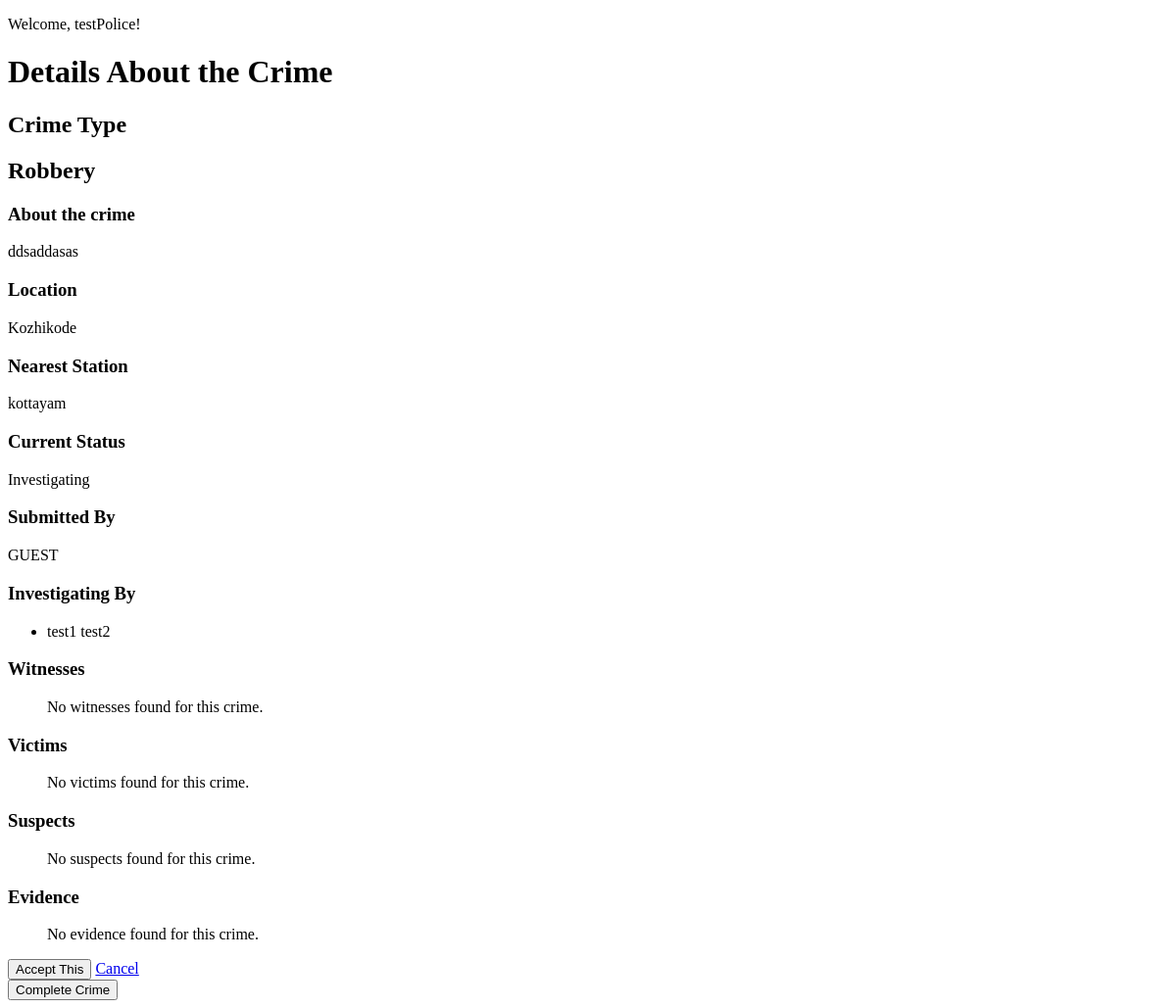
/police/crimeDetail/5 (signed in), run on an earlier commit of the app's database.
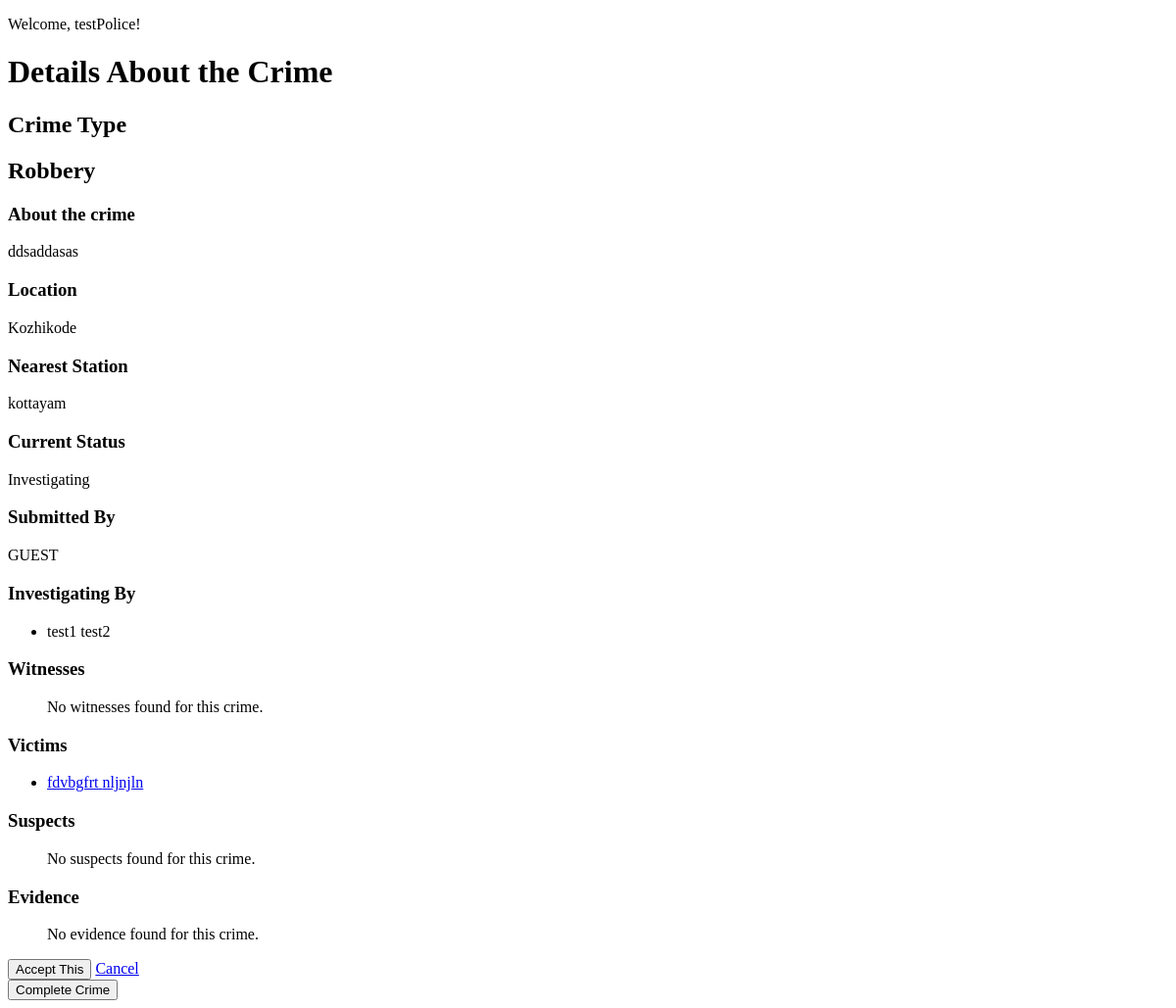
And on a later commit of the database.
### police/models.py (models this page shows, shortened)
class PoliceModel(models.Model):
    user = models.OneToOneField(CustomUser, on_delete=models.CASCADE)
    rank = models.CharField(max_length=20)
    department = models.CharField(max_length=50)
    first_name = models.CharField(max_length=50)
    last_name = models.CharField(max_length=50)
    phone_number = models.CharField(max_length=15)
    station = models.ForeignKey(Station, on_delete=models.CASCADE)
    current_crime = models.ForeignKey(Crime, on_delete=models.CASCADE, null=True)
    add_by = models.ForeignKey(AdminModel, on_delete=models.CASCADE)

class Victim(models.Model):
    genderChoice = [("M", "Male"), ("F", "Female")]
    first_name = models.CharField(max_length=50)
    last_name = models.CharField(max_length=50)
    street = models.CharField(max_length=50)
    city = models.CharField(max_length=50)
    state = models.CharField(max_length=50)
    phone_number = models.CharField(max_length=15)
    gender = models.CharField(max_length=10, choices=genderChoice)
    date_of_birth = models.DateField()
    crime = models.ForeignKey(Crime, on_delete=models.CASCADE)
    added_by = models.ForeignKey(PoliceModel, on_delete=models.CASCADE, null=True)

### police/views.py (the view)
# urls.py: path("crimeDetail/<int:pk>", views.view_crime_details, name="crime"),
@login_required(login_url="policeLogin")
@user_passes_test(is_police, login_url="policeLogin")
def view_crime_details(
    request, pk
):  # later check if the current police has already selected one crime
    crime = Crime.objects.get(pk=pk)
    if request.method == "POST":
        police = PoliceModel.objects.get(user=request.user)
        if police.current_crime is not None:
            return render(
                request,
                "police_template/confirmCurrentCrimeChange.html",
                {"crime": crime},
            )
        police.current_crime = crime
        police.save()
        crime.status = "Investigating"
        crime.save()
        messages.success(request, f"The crime {crime} has been selected ")
        return redirect("policeHome")
    else:
        police = PoliceModel.objects.filter(current_crime=crime)
        witnesses = Witness.objects.filter(crime=crime)
        victims = Victim.objects.filter(crime=crime)
        suspects = Suspect.objects.filter(crime=crime)
        evidences = Evidence.objects.filter(crime=crime)
        return render(
            request,
            "police_template/crimeDetails.html",
            {
                "crime": crime,
                "police": police,
                "witnesses": witnesses,
                "victims": victims,
                "suspects": suspects,
                "evidences": evidences,
            },
        )

### civilian/models.py (called while the page is built)
    def __str__(self):
        return self.name

### police/models.py (called while the page is built)
    def __str__(self):
        return self.location

### police/views.py (called while the page is built)
def is_police(user):
    return user.user_type == "Police"

### templates/police_template/crimeDetails.html (shortened to what this page needs)
<!DOCTYPE html>
<html lang="en">
<head>
</head>
<body>
    <p>Welcome, {{request.user.username}}!</p>
    <h1>Details About the Crime</h2>
    <h2>Crime Type</h2>
    <h2>{{crime.crime_type}}</h2>
    <h3>About the crime</h3>
    <p>{{crime.description}}</p>
    <h3>Location</h3>
    <p>{{crime.location}}</p>
    <h3>Nearest Station</h3>
    <p>{{crime.station}}</p>
    <h3>Current Status</h3>
    <p>{{crime.status}}</p>
    <h3>Submitted By</h3>
    <p>{{crime.submitted_by}}</p>
    <h3>Investigating By</h3>
    <ul>
        {% if police %}
            {% for officer in police %}
                <li>{{officer.first_name}} {{officer.last_name}}</li>
            {% endfor %}
        {% else %}
            <p>No Police Officer assigned to this Crime.</p>
        {% endif %}
    </ul>
    <h3>Witnesses</h3>
    <ul>
        {% if witnesses %}
            {% for witness in witnesses %}
                <li><a href="{% url 'witnessDetail' witness.id %}">{{ witness.first_name }} {{ witness.last_name }}</a></li>
            {% endfor %}
        {% else %}
            <p>No witnesses found for this crime.</p>
        {% endif %}
    </ul>
    <h3>Victims</h3>
    <ul>
        {% if victims %}
            {% for victim in victims %}
                <li><a href="{% url 'victimDetail' victim.id %}">{{ victim.first_name }} {{ victim.last_name }}</a></li>
            {% endfor %}
        {% else %}
            <p>No victims found for this crime.</p>
        {% endif %}
    </ul>
    <h3>Suspects</h3>
    <ul>
        {% if suspects %}
            {% for suspect in suspects %}
            <li><a href="{% url 'suspectDetail' suspect.id %}">{{ suspect.first_name }} {{ suspect.last_name }}</a></li>
            {% endfor %}
        {% else %}
            <p>No suspects found for this crime.</p>
        {% endif %}
    </ul>
    <h3>Evidence</h3>
    <ul>
        {% if evidences %}
            {% for evidence in evidences %}
                <li><a href="{% url 'evidenceDetail' evidence.id %}">{{ evidence.name }}</li></a>
            {% endfor %}
        {% else %}
            <p>No evidence found for this crime.</p>
        {% endif %}
    </ul>
    <form method="Post",action="">{% csrf_token %}
        <input type="submit" value="Accept This">
        <a href="{% url 'pendingCrimes' %}">Cancel </a>
    </form>
    <a href= "{% url 'completeCrime' %}"><button>Complete Crime</button></a>
</body>
</html>

What changed in the data, as far as the page shows it:
added Victim: first_name "fdvbgfrt", last_name "nljnjln"
Also different on the page:
text no longer shown: "No victims found for this crime."
